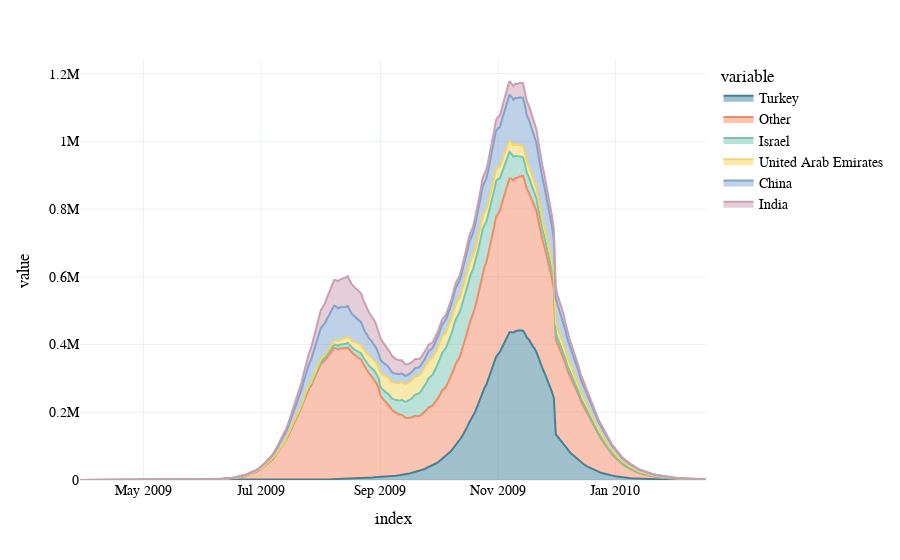

Notebook code for this chart:
### Code cell
import plotly.express as px
px.area(ei.fetch_area_plot_data(fig), template=ei.templates.netsi)

### Figure 1 — Plotly figure (JSON) as saved in the notebook; plotly's stock layout.template omitted (floating-point values rounded to 4 significant figures; data arrays with more than 128 entries replaced by an {"elided": "..."} marker saying what was removed)
{"data": [{"fillpattern": {"shape": ""}, "hovertemplate": "variable=Turkey<br>index=%{x}<br>value=%{y}<extra></extra>", "legendgroup": "Turkey", "line": {"color": "#428299"}, "marker": {"symbol": "circle"}, "mode": "lines", "name": "Turkey", "orientation": "v", "showlegend": true, "stackgroup": "1", "type": "scatter", "visible": true, "x": {"elided": "311 str values"}, "xaxis": "x", "y": {"elided": "311 int values"}, "yaxis": "y"}, {"fillpattern": {"shape": ""}, "hovertemplate": "variable=Other<br>index=%{x}<br>value=%{y}<extra></extra>", "legendgroup": "Other", "line": {"color": "#F48A64"}, "marker": {"symbol": "circle"}, "mode": "lines", "name": "Other", "orientation": "v", "showlegend": true, "stackgroup": "1", "type": "scatter", "x": {"elided": "311 str values"}, "xaxis": "x", "y": {"elided": "311 int values"}, "yaxis": "y"}, {"fillpattern": {"shape": ""}, "hovertemplate": "variable=Israel<br>index=%{x}<br>value=%{y}<extra></extra>", "legendgroup": "Israel", "line": {"color": "#77C6B1"}, "marker": {"symbol": "circle"}, "mode": "lines", "name": "Israel", "orientation": "v", "showlegend": true, "stackgroup": "1", "type": "scatter", "x": {"elided": "311 str values"}, "xaxis": "x", "y": {"elided": "311 int values"}, "yaxis": "y"}, {"fillpattern": {"shape": ""}, "hovertemplate": "variable=United Arab Emirates<br>index=%{x}<br>value=%{y}<extra></extra>", "legendgroup": "United Arab Emirates", "line": {"color": "#F2D65F"}, "marker": {"symbol": "circle"}, "mode": "lines", "name": "United Arab Emirates", "orientation": "v", "showlegend": true, "stackgroup": "1", "type": "scatter", "x": {"elided": "311 str values"}, "xaxis": "x", "y": {"elided": "311 int values"}, "yaxis": "y"}, {"fillpattern": {"shape": ""}, "hovertemplate": "variable=China<br>index=%{x}<br>value=%{y}<extra></extra>", "legendgroup": "China", "line": {"color": "#80A4CE"}, "marker": {"symbol": "circle"}, "mode": "lines", "name": "China", "orientation": "v", "showlegend": true, "stackgroup": "1", "type": "scatter", "x": {"elided": "311 str values"}, "xaxis": "x", "y": {"elided": "311 int values"}, "yaxis": "y"}, {"fillpattern": {"shape": ""}, "hovertemplate": "variable=India<br>index=%{x}<br>value=%{y}<extra></extra>", "legendgroup": "India", "line": {"color": "#CC9EB1"}, "marker": {"symbol": "circle"}, "mode": "lines", "name": "India", "orientation": "v", "showlegend": true, "stackgroup": "1", "type": "scatter", "x": {"elided": "311 str values"}, "xaxis": "x", "y": {"elided": "311 int values"}, "yaxis": "y"}], "layout": {"autosize": true, "legend": {"title": {"text": "variable"}, "tracegroupgap": 0}, "margin": {"t": 60}, "xaxis": {"anchor": "y", "autorange": true, "domain": [0, 1], "range": ["2009-03-29", "2010-02-17"], "title": {"text": "index"}, "type": "date"}, "yaxis": {"anchor": "x", "autorange": true, "domain": [0, 1], "range": [0, 1240000.0], "title": {"text": "value"}, "type": "linear"}}}
